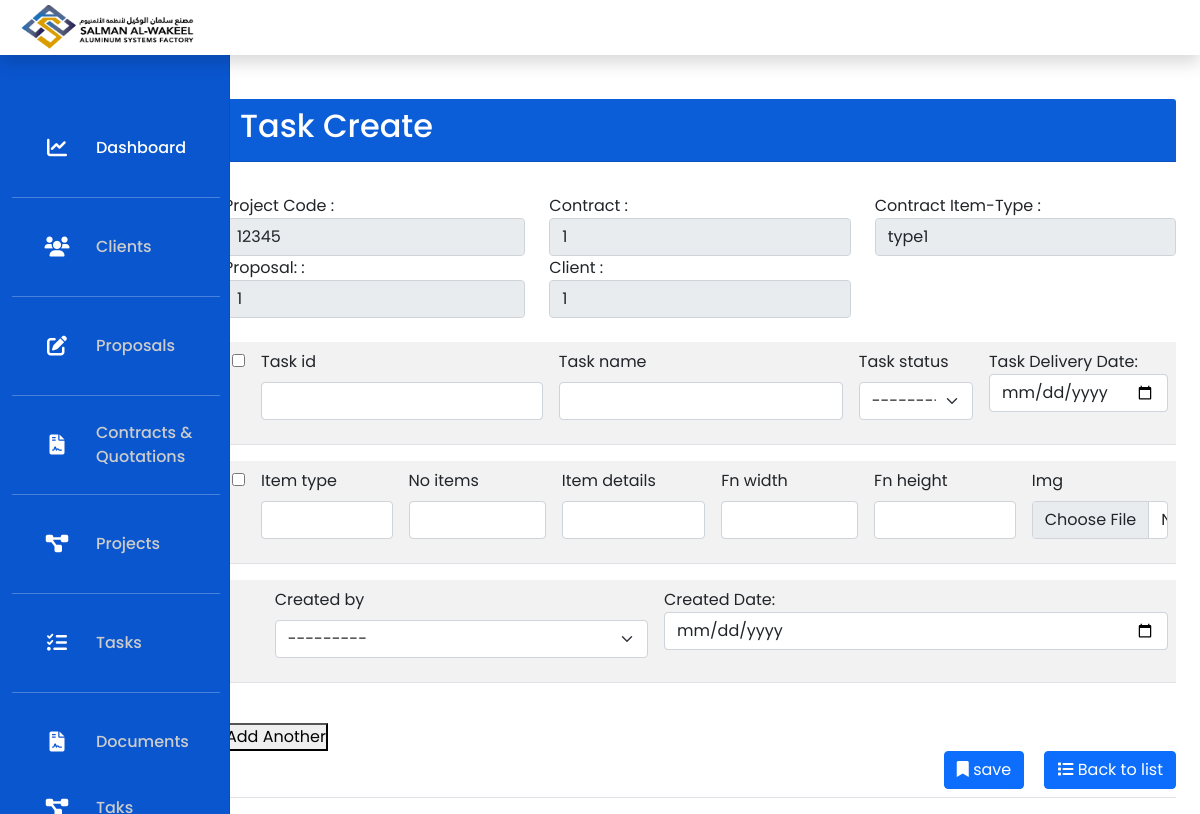
Page /en/project/task/1/ (signed in) on the committed database.
### factory/models.py (models this page shows, shortened)
class Project(models.Model):
    PROJECT_STATUS = (
        ('A', 'A'),
        ('B', 'B'),
    )
    project_id = models.CharField(max_length=255, null=True, blank=True)
    contract = models.ForeignKey(Contract, on_delete=models.CASCADE, related_name='contract_project', null=True,blank=True)
    project_name = models.CharField(max_length=255, null=True, blank=True)
    project_status = models.CharField(
        max_length=255, choices=PROJECT_STATUS, null=True, blank=True)
    start_date = models.DateTimeField(auto_now_add=True, null=True, blank=True)
    end_date = models.DateTimeField(auto_now_add=False, null=True, blank=True)
    project_plan_delivery_date = models.DateTimeField(auto_now_add=False, null=True, blank=True)
    project_delivery_date = models.DateTimeField(auto_now_add=False, null=True, blank=True)
    contract_start_date = models.DateTimeField(auto_now_add=False, null=True, blank=True)
    contract_delivery_date = models.DateTimeField(auto_now_add=False, null=True, blank=True)
    sales = models.ForeignKey(User, on_delete=models.SET_NULL, null=True, blank=True,
                              related_name='employee_sales')
    project_manager = models.ForeignKey(User, on_delete=models.SET_NULL, null=True, blank=True,
                                        related_name='pj_manager_employee')
    item_type = models.CharField(max_length=255, null=True, blank=True)
    no_items = models.CharField(max_length=255, null=True, blank=True)
    item_details = models.CharField(max_length=255, null=True, blank=True)
    fn_width = models.FloatField(null=True, blank=True)
    fn_height = models.FloatField(null=True, blank=True)
    img = models.ImageField(upload_to="images/", null=True, blank=True)
    created_by = models.ForeignKey(User, on_delete=models.DO_NOTHING, related_name='create_project', null=True,
                                   blank=True)
    created_date = models.DateTimeField(auto_now_add=False, null=True, blank=True)
    updated_by = models.ForeignKey(User, on_delete=models.DO_NOTHING, related_name='update_project', null=True,
                                   blank=True)
    updated_date = models.DateTimeField(auto_now_add=False, null=True, blank=True)

class Contract(models.Model):
    CONTRACT_STATUS = (
        ('A', 'A'),
        ('B', 'B'),
    )
    contract_id = models.CharField(max_length=255, null=True, blank=True)
    proposal = models.ForeignKey(Proposal, on_delete=models.CASCADE, related_name='proposal_contract',
                                 null=True, blank=True)
    contract_status = models.CharField(max_length=255, choices=CONTRACT_STATUS, null=True, blank=True)
    item_type = models.CharField(max_length=255, null=True, blank=True)
    no_items = models.CharField(max_length=255, null=True, blank=True)
    item_details = models.CharField(max_length=255, null=True, blank=True)
    fn_width = models.FloatField(null=True, blank=True)
    fn_height = models.FloatField(null=True, blank=True)
    img = models.ImageField(upload_to="images/", null=True, blank=True)
    contract_start_date = models.DateTimeField(auto_now_add=False, null=True, blank=True)
    contract_delivery_date = models.DateTimeField(auto_now_add=False, null=True, blank=True)
    created_by = models.ForeignKey(User, on_delete=models.DO_NOTHING, related_name='create_contract', null=True,
                                   blank=True)
    created_date = models.DateTimeField(auto_now_add=False, null=True, blank=True)
    updated_by = models.ForeignKey(User, on_delete=models.DO_NOTHING, related_name='update_contract', null=True,
                                   blank=True)
    updated_date = models.DateTimeField(auto_now_add=False, null=True, blank=True)

class Proposal(models.Model):
    PROPOSAL_STATUS = (
        ('Delivered', 'Delivered'),
        ('Executed', 'Executed'),
        ('Pricing', 'Pricing')
    )
    proposal_id = models.CharField(max_length=255, null=True, blank=True)
    client = models.ForeignKey(Client, on_delete=models.SET_NULL, null=True, blank=True)
    proposal_status = models.CharField(max_length=255, choices=PROPOSAL_STATUS, null=True, blank=True)
    proposal_date = models.DateTimeField(auto_now_add=True, null=True, blank=True)
    proposal_amount = models.FloatField(null=True, blank=True)
    item_type = models.CharField(max_length=255, null=True, blank=True)
    no_items = models.CharField(max_length=255, null=True, blank=True)
    item_details = models.CharField(max_length=255, null=True, blank=True)
    img = models.ImageField(upload_to="images/", null=True, blank=True)
    es_width = models.FloatField(null=True, blank=True)
    es_height = models.FloatField(null=True, blank=True)
    fn_width = models.FloatField(null=True, blank=True)
    fn_height = models.FloatField(null=True, blank=True)
    created_by = models.ForeignKey(User, on_delete=models.DO_NOTHING, related_name='create_proposal', null=True,
                                   blank=True)
    created_date = models.DateTimeField(auto_now_add=False, null=True, blank=True)
    updated_by = models.ForeignKey(User, on_delete=models.DO_NOTHING, related_name='update_proposal', null=True,
                                   blank=True)
    updated_date = models.DateTimeField(auto_now_add=False, null=True, blank=True)

class Client(models.Model):
    client_name = models.CharField(max_length=200, null=True, blank=True)
    client_personal_id = models.CharField(max_length=30, null=True, blank=True)
    client_home_tel = models.CharField(max_length=15, null=True, blank=True)
    client_office_tel = models.CharField(max_length=15, null=True, blank=True)
    client_mobile = models.CharField(max_length=25, null=True, blank=True)
    client_address = models.CharField(max_length=500, null=True, blank=True)
    client_province = models.CharField(max_length=200, null=True, blank=True)
    client_nghood = models.CharField(max_length=300, null=True, blank=True)
    client_pobox = models.CharField(max_length=300, null=True, blank=True)
    contact_name = models.CharField(max_length=200, null=True, blank=True)
    contact_id = models.CharField(max_length=30, null=True, blank=True)
    contact_mobile = models.CharField(max_length=25, null=True, blank=True)
    created_by = models.ForeignKey(User, on_delete=models.DO_NOTHING, related_name='create_client', null=True,
                                   blank=True)
    updated_by = models.ForeignKey(User, on_delete=models.DO_NOTHING, related_name='update_client', null=True,
                                   blank=True)
    created_date = models.DateTimeField(auto_now_add=False, null=True, blank=True)
    updated_date = models.DateTimeField(auto_now=False, null=True, blank=True)

### factory/decorators.py (the view)
        def wrapper_func(request, *args, **kwargs):
            group = None
            if request.user.groups.exists():
                group = request.user.groups.all()[0].name
            if group in allowed_roles:
                return view_func(request, *args, **kwargs)
            else:
                return HttpResponse('You are not authorized to view this page')

### factory/views.py (called while the page is built, shortened)
@login_required(login_url='login')
@allowed_users(allowed_roles=['projectmanager', 'admin'])
def task_project_create(request, id):
    project_data = Project.objects.get(id=id)
    contract_to_join = project_data.contract
    proposal_to_join = contract_to_join.proposal
    client_to_join = contract_to_join.proposal.client
    initial = [{'project_data': project_data}]  # for q in project_data
    formset = TaskFormSet(queryset=Task.objects.none(), initial=initial)  # initial=initial, extra=len(initial)
    context = {'task_formset': formset, 'project_data': project_data, 'contract_to_join': contract_to_join,
               'proposal_to_join': proposal_to_join, 'client_to_join': client_to_join}
    return render(request, 'task/task_create.html', context)

### factory/templates/task/task_create.html (shortened to what this page needs)
{% extends "base.html" %}
{% load crispy_forms_tags %}
{% block content %}
    <main class="col-md-9 ms-sm-auto col-lg-10 px-md-4">
        <div class="d-flex justify-content-between flex-wrap flex-md-nowrap align-items-center pt-3 pb-2 mb-3 border-bottom">
            <div class="col-12">
                <div class="card-header" style="background-color:#0B5ED7">
                    <h2 style="color:white">Task Create</h2>
                </div>
                <div class="card-body">
                </div>
                <form action="" method="POST" autocomplete="off" enctype="multipart/form-data">
                    <div class="row">
                        <div class="col-md-4">
                            <label>Project Code : </label>
                            <input type="text" class="form-control" value="{{ project_data.project_id }}" readonly>
                        </div>
                        <div class="col-md-4">
                            <label>Contract :</label>
                            <input type="text" class="form-control" value="{{ contract_to_join.id }}"
                                   readonly>
                        </div>
                        <div class="col-md-4">
                            <label>Contract Item-Type :</label>
                            <input type="text" class="form-control" value="{{ contract_to_join.item_type }}" readonly>
                        </div>
                        <div class="col-md-4">
                            <label>Proposal: :</label>
                            <input type="text" class="form-control" value="{{ proposal_to_join.id }}" readonly>
                        </div>
                        <div class="col-md-4">
                            <label>Client :</label>
                            <input type="text" class="form-control" value="{{ client_to_join.id }}" readonly>
                        </div>
                    </div>
                </form>
                <br>
                <form role="form" id="form-container" method="post" autocomplete="off" enctype="multipart/form-data">
                    {% for form in task_formset %}
                        <div class="bird-form">
                           <table class="table table-striped">
                    <tbody>
                    <tr>
                      <td scope="row">
                        <input type="checkbox" name="check" id="check">
                    </td>
                    <td>{{form.task_id|as_crispy_field}}</td>
                    <td>{{form.task_name|as_crispy_field}}</td>
                    <td>{{form.task_status|as_crispy_field}}</td>
    <td>
                                <label>Task Delivery Date: </label>
                                <input type="date" class="form-control" name="task_delivery_date">
                            </td>
                    </tr>
                    </tbody>
                </table>
                <table class="col-12 table table-striped">
                    <tbody>
                    <tr>
                        <td scope="row">
                            <input type="checkbox" name="check" id="check">
                        </td>
                        <td>{{form.item_type|as_crispy_field}}</td>
                        <td> {{form.no_items|as_crispy_field}} </td>
                        <td> {{form.item_details|as_crispy_field}} </td>
                        <td>{{form.fn_width|as_crispy_field}}</td>
                        <td>{{form.fn_height|as_crispy_field}}</td>
                        <td>{{form.img|as_crispy_field}}</td>
                    </tr>
                    </tbody>
                </table>
                <table class="table table-striped">
                    <tbody>
                    <tr>
                        <td scope="row"></td>
                        <td>{{ form.created_by|as_crispy_field }}</td>
                         <td>
                                <label>Created Date: </label>
                                <input type="date" class="form-control" name="created_date">
                            </td>
                    </tr>
                    </tbody>
                </table>
                <br>
            </div>
                    {% endfor %}
                    <button id="add-form" type="button">Add Another</button>
                    <div class="d-grid gap-2 d-md-flex justify-content-md-end">
                        <button type="submit" class="btn btn-primary btn-block">
                            <i class="fa-solid fa-bookmark"></i>
                            save
                        </button>
                        <a href="{% url 'proposal_list' %}" class="btn btn-primary btn-block float_right"><i
                                class="fa-solid fa-list"></i>
                            Back to list</a>
                    </div>
                </form>
            </div>
        </div>
    </main>
{% endblock content %}

### static/css/dashboard.css (style rules this page uses)
body { font-size: .875rem; }

### static/css/style.css (style rules this page uses)
* { margin: 0; padding: 0; box-sizing: border-box; font-family: 'Poppins', sans-serif; }

### rows in the picture
Project: project_id "12345"
Contract: id "1", item_type "type1"
Proposal: id "1"
Client: id "1"
